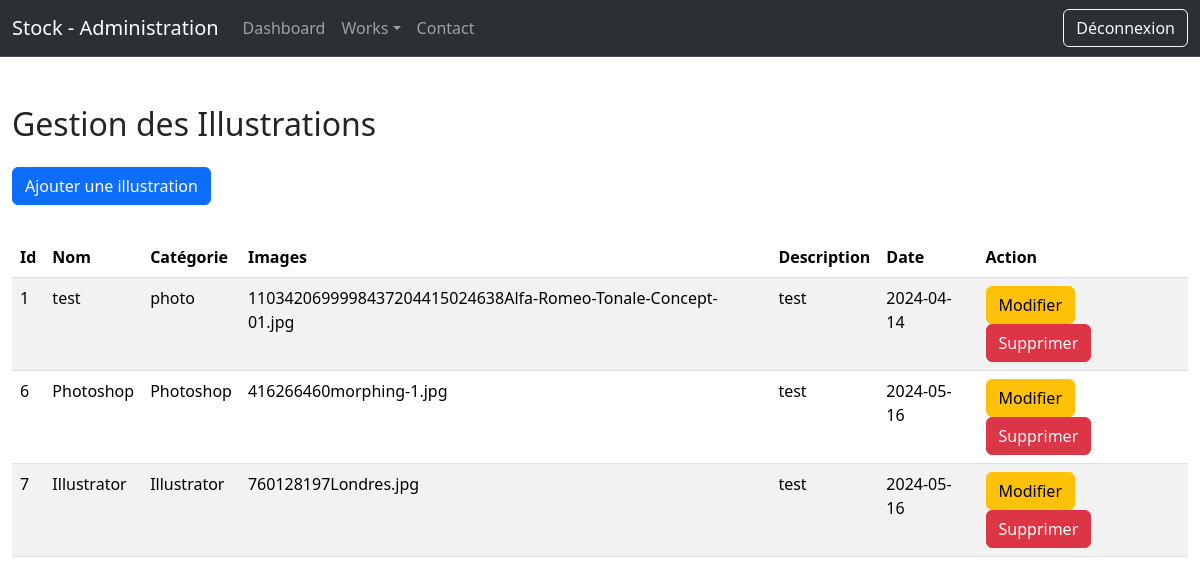
The app's page /admin/illustration.php (signed in), older data.
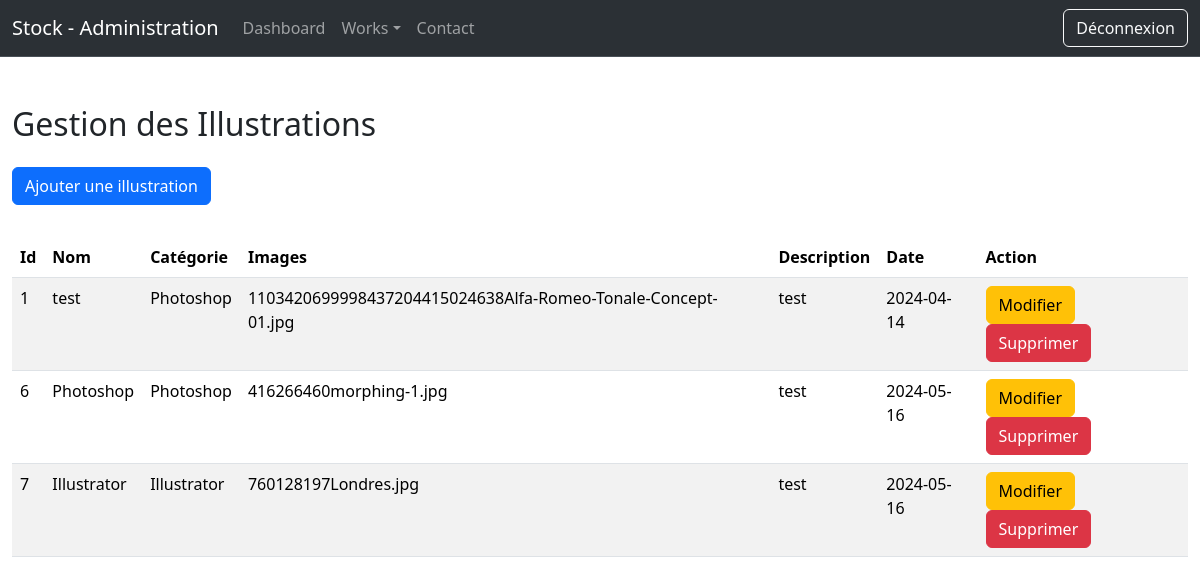
The same page, newer data.
### tables this page shows
CREATE TABLE IF NOT EXISTS `illustration` (
  `id` int NOT NULL AUTO_INCREMENT,
  `nom` varchar(255) NOT NULL,
  `categorie` varchar(255) NOT NULL,
  `image` varchar(255) NOT NULL,
  `description` text NOT NULL,
  `date` date NOT NULL,
  PRIMARY KEY (`id`)
);

### admin/illustration.php (the view, shortened to what this page needs)
<?php
    require "../connexion.php";
?>
<!DOCTYPE html>
<html lang="en">
<head>
    <link href="https://cdn.jsdelivr.net/npm/bootstrap@5.3.2/dist/css/bootstrap.min.css" rel="stylesheet">
</head>
<body>
    <?php
        include("partials/header.php");
    ?>
    <div class="container-fluid my-5">
     <h2>Gestion des Illustrations</h2>
     <a href="addIllu.php" class="btn btn-primary my-3">Ajouter une illustration</a>
     <table class="table table-striped my-3">
        <thead>
            <tr>
                <th>Id</th>
                <th>Nom</th>
                <th>Catégorie</th>
                <th>Images</th>
                <th>Description</th>
                <th>Date</th>
                <th>Action</th>
            </tr>
        </thead>
        <tbody>
            <?php
                $req = $bdd->query("SELECT * FROM illustration");
                while($don = $req->fetch())
                {
                    echo "<tr>";
                        echo "<td>".$don['id']."</td>";
                        echo "<td>".$don['nom']."</td>";
                        echo "<td>".$don['categorie']."</td>";
                        echo "<td>".$don['image']."</td>";
                        echo "<td>".$don['description']."</td>";
                        echo "<td>".$don['date']."</td>";
                        echo "<td>";
                            echo "<a href='updateIllu.php?id=".$don['id']."' class='btn btn-warning'>Modifier</a>";
                            echo "<a href='illustration.php?delete=".$don['id']."' class='btn btn-danger'>Supprimer</a>";
                        echo "</td>";
                    echo "</tr>";
                }
            ?>
        </tbody>
     </table>
    </div>
</body>
</html>

Row changes from the older to the newer data that the page shows:
changed illustration "1103420699998437204415024638Alfa-Romeo-Tonale-Concept-01.jpg": categorie "photo" → "Photoshop"
